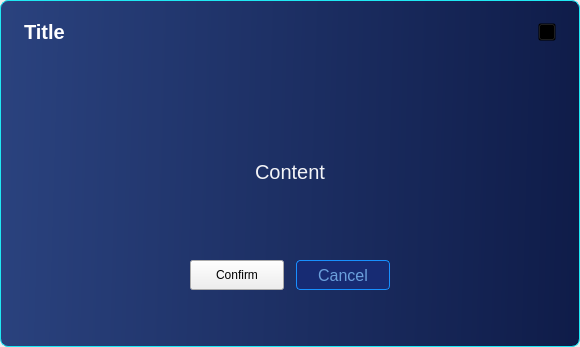
<?xml version="1.0" encoding="UTF-8"?>
<ui version="4.0">
 <class>CNxMessageBox</class>
 <widget class="QWidget" name="CNxMessageBox">
  <property name="geometry">
   <rect>
    <x>0</x>
    <y>0</y>
    <width>580</width>
    <height>347</height>
   </rect>
  </property>
  <property name="minimumSize">
   <size>
    <width>580</width>
    <height>347</height>
   </size>
  </property>
  <property name="maximumSize">
   <size>
    <width>580</width>
    <height>347</height>
   </size>
  </property>
  <property name="windowTitle">
   <string>NxMessageBox</string>
  </property>
  <layout class="QVBoxLayout" name="verticalLayout_2">
   <property name="spacing">
    <number>0</number>
   </property>
   <property name="leftMargin">
    <number>0</number>
   </property>
   <property name="topMargin">
    <number>0</number>
   </property>
   <property name="rightMargin">
    <number>0</number>
   </property>
   <property name="bottomMargin">
    <number>0</number>
   </property>
   <item>
    <widget class="QWidget" name="container" native="true">
     <property name="styleSheet">
      <string notr="true">#container {
background-color: qlineargradient(spread:pad, x1:0, y1:0.5, x2:1, y2:0.517045, stop:0 #2A427E, stop:1 #0F1C49);
border-radius:8px;
border: 1px solid #1FE9F4;
}</string>
     </property>
     <layout class="QVBoxLayout" name="verticalLayout">
      <property name="spacing">
       <number>6</number>
      </property>
      <property name="leftMargin">
       <number>24</number>
      </property>
      <property name="topMargin">
       <number>20</number>
      </property>
      <property name="rightMargin">
       <number>24</number>
      </property>
      <property name="bottomMargin">
       <number>20</number>
      </property>
      <item>
       <layout class="QHBoxLayout" name="horizontalLayout_4">
        <item>
         <widget class="QLabel" name="titleLabel">
          <property name="styleSheet">
           <string notr="true">
font-size: 20px;
font-weight: bold;
color: #ffffff;</string>
          </property>
          <property name="text">
           <string>Title</string>
          </property>
         </widget>
        </item>
        <item>
         <spacer name="horizontalSpacer">
          <property name="orientation">
           <enum>Qt::Horizontal</enum>
          </property>
          <property name="sizeHint" stdset="0">
           <size>
            <width>40</width>
            <height>20</height>
           </size>
          </property>
         </spacer>
        </item>
        <item>
         <widget class="QPushButton" name="closeBtn">
          <property name="minimumSize">
           <size>
            <width>18</width>
            <height>18</height>
           </size>
          </property>
          <property name="maximumSize">
           <size>
            <width>18</width>
            <height>18</height>
           </size>
          </property>
          <property name="styleSheet">
           <string notr="true">QPushButton {
border-image: url(:/Optimus/images/trainPage/x.svg);
background: transparent;
}

QPushButton::hover {
border-image:  url(:/Optimus/images/trainPage/x-hover.svg);
}
</string>
          </property>
          <property name="text">
           <string/>
          </property>
         </widget>
        </item>
       </layout>
      </item>
      <item>
       <layout class="QHBoxLayout" name="horizontalLayout_3">
        <item>
         <spacer name="horizontalSpacer_6">
          <property name="orientation">
           <enum>Qt::Horizontal</enum>
          </property>
          <property name="sizeHint" stdset="0">
           <size>
            <width>40</width>
            <height>20</height>
           </size>
          </property>
         </spacer>
        </item>
        <item>
         <widget class="QLabel" name="statusImgLabel">
          <property name="minimumSize">
           <size>
            <width>73</width>
            <height>73</height>
           </size>
          </property>
          <property name="maximumSize">
           <size>
            <width>73</width>
            <height>73</height>
           </size>
          </property>
          <property name="styleSheet">
           <string notr="true">border-image: url(:/Optimus/images/common/warn.svg);</string>
          </property>
          <property name="text">
           <string/>
          </property>
         </widget>
        </item>
        <item>
         <spacer name="horizontalSpacer_7">
          <property name="orientation">
           <enum>Qt::Horizontal</enum>
          </property>
          <property name="sizeHint" stdset="0">
           <size>
            <width>40</width>
            <height>20</height>
           </size>
          </property>
         </spacer>
        </item>
       </layout>
      </item>
      <item>
       <layout class="QVBoxLayout" name="verticalLayout_5">
        <item>
         <spacer name="verticalSpacer_3">
          <property name="orientation">
           <enum>Qt::Vertical</enum>
          </property>
          <property name="sizeType">
           <enum>QSizePolicy::Fixed</enum>
          </property>
          <property name="sizeHint" stdset="0">
           <size>
            <width>20</width>
            <height>29</height>
           </size>
          </property>
         </spacer>
        </item>
       </layout>
      </item>
      <item>
       <layout class="QHBoxLayout" name="horizontalLayout">
        <item>
         <spacer name="horizontalSpacer_2">
          <property name="orientation">
           <enum>Qt::Horizontal</enum>
          </property>
          <property name="sizeHint" stdset="0">
           <size>
            <width>40</width>
            <height>20</height>
           </size>
          </property>
         </spacer>
        </item>
        <item>
         <widget class="QLabel" name="contentLabel">
          <property name="minimumSize">
           <size>
            <width>420</width>
            <height>28</height>
           </size>
          </property>
          <property name="styleSheet">
           <string notr="true">font-size: 20px;
font-weight: normal;
color: rgba(255,255,255,0.95);</string>
          </property>
          <property name="text">
           <string>Content</string>
          </property>
          <property name="alignment">
           <set>Qt::AlignCenter</set>
          </property>
          <property name="wordWrap">
           <bool>true</bool>
          </property>
         </widget>
        </item>
        <item>
         <spacer name="horizontalSpacer_5">
          <property name="orientation">
           <enum>Qt::Horizontal</enum>
          </property>
          <property name="sizeHint" stdset="0">
           <size>
            <width>40</width>
            <height>20</height>
           </size>
          </property>
         </spacer>
        </item>
       </layout>
      </item>
      <item>
       <layout class="QVBoxLayout" name="verticalLayout_3">
        <item>
         <spacer name="verticalSpacer">
          <property name="orientation">
           <enum>Qt::Vertical</enum>
          </property>
          <property name="sizeHint" stdset="0">
           <size>
            <width>20</width>
            <height>40</height>
           </size>
          </property>
         </spacer>
        </item>
       </layout>
      </item>
      <item>
       <layout class="QHBoxLayout" name="horizontalLayout_2">
        <property name="spacing">
         <number>12</number>
        </property>
        <item>
         <spacer name="horizontalSpacer_3">
          <property name="orientation">
           <enum>Qt::Horizontal</enum>
          </property>
          <property name="sizeHint" stdset="0">
           <size>
            <width>40</width>
            <height>20</height>
           </size>
          </property>
         </spacer>
        </item>
        <item>
         <widget class="QPushButton" name="confirmBtn">
          <property name="minimumSize">
           <size>
            <width>94</width>
            <height>30</height>
           </size>
          </property>
          <property name="maximumSize">
           <size>
            <width>94</width>
            <height>30</height>
           </size>
          </property>
          <property name="text">
           <string>Confirm</string>
          </property>
         </widget>
        </item>
        <item>
         <widget class="QPushButton" name="cancelBtn">
          <property name="minimumSize">
           <size>
            <width>94</width>
            <height>30</height>
           </size>
          </property>
          <property name="maximumSize">
           <size>
            <width>94</width>
            <height>30</height>
           </size>
          </property>
          <property name="styleSheet">
           <string notr="true">QPushButton {
background: rgba(23, 43, 115, 1);
border-radius: 4px;
font-size: 16px;
font-weight: normal;
color: rgba(128,189,246,0.8);
border: 1px solid #1890FF;
}

QPushButton::hover {
background: rgba(23, 43, 115, 0.6);
border-radius: 4px;
font-size: 16px;
font-weight: normal;
color: rgba(128,189,246,1);
}</string>
          </property>
          <property name="text">
           <string>Cancel</string>
          </property>
         </widget>
        </item>
        <item>
         <spacer name="horizontalSpacer_4">
          <property name="orientation">
           <enum>Qt::Horizontal</enum>
          </property>
          <property name="sizeHint" stdset="0">
           <size>
            <width>40</width>
            <height>20</height>
           </size>
          </property>
         </spacer>
        </item>
       </layout>
      </item>
      <item>
       <layout class="QVBoxLayout" name="verticalLayout_4">
        <item>
         <spacer name="verticalSpacer_2">
          <property name="orientation">
           <enum>Qt::Vertical</enum>
          </property>
          <property name="sizeType">
           <enum>QSizePolicy::Fixed</enum>
          </property>
          <property name="sizeHint" stdset="0">
           <size>
            <width>20</width>
            <height>37</height>
           </size>
          </property>
         </spacer>
        </item>
       </layout>
      </item>
     </layout>
    </widget>
   </item>
  </layout>
 </widget>
 <layoutdefault spacing="6" margin="11"/>
 <tabstops>
  <tabstop>cancelBtn</tabstop>
  <tabstop>confirmBtn</tabstop>
  <tabstop>closeBtn</tabstop>
 </tabstops>
 <resources>
  <include location="Optimus.qrc"/>
 </resources>
 <connections>
  <connection>
   <sender>closeBtn</sender>
   <signal>clicked()</signal>
   <receiver>CNxMessageBox</receiver>
   <slot>close()</slot>
   <hints>
    <hint type="sourcelabel">
     <x>541</x>
     <y>32</y>
    </hint>
    <hint type="destinationlabel">
     <x>585</x>
     <y>197</y>
    </hint>
   </hints>
  </connection>
  <connection>
   <sender>cancelBtn</sender>
   <signal>clicked()</signal>
   <receiver>CNxMessageBox</receiver>
   <slot>close()</slot>
   <hints>
    <hint type="sourcelabel">
     <x>344</x>
     <y>270</y>
    </hint>
    <hint type="destinationlabel">
     <x>582</x>
     <y>347</y>
    </hint>
   </hints>
  </connection>
 </connections>
</ui>
